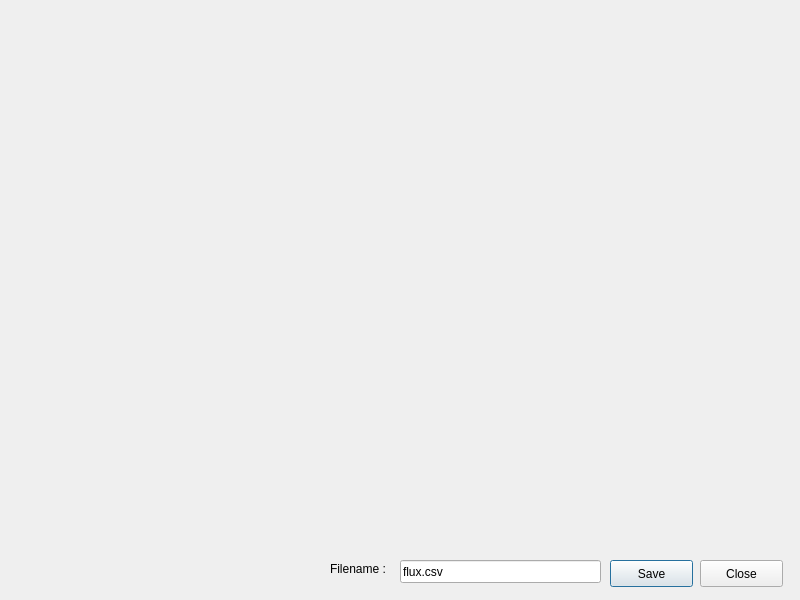
<?xml version="1.0" encoding="UTF-8"?>
<ui version="4.0">
 <class>SpectralAnalysis</class>
 <widget class="QDialog" name="SpectralAnalysis">
  <property name="geometry">
   <rect>
    <x>0</x>
    <y>0</y>
    <width>800</width>
    <height>600</height>
   </rect>
  </property>
  <property name="windowTitle">
   <string>Spectral Power Flux</string>
  </property>
  <property name="windowIcon">
   <iconset>
    <normaloff>:/QRap/Spectral.png</normaloff>:/QRap/Spectral.png</iconset>
  </property>
  <widget class="QwtPlot" name="qwtPlot">
   <property name="geometry">
    <rect>
     <x>10</x>
     <y>10</y>
     <width>781</width>
     <height>521</height>
    </rect>
   </property>
  </widget>
  <widget class="QPushButton" name="pushClose">
   <property name="geometry">
    <rect>
     <x>700</x>
     <y>560</y>
     <width>83</width>
     <height>27</height>
    </rect>
   </property>
   <property name="text">
    <string>Close</string>
   </property>
   <property name="autoDefault">
    <bool>false</bool>
   </property>
  </widget>
  <widget class="QPushButton" name="pushSave">
   <property name="geometry">
    <rect>
     <x>610</x>
     <y>560</y>
     <width>83</width>
     <height>27</height>
    </rect>
   </property>
   <property name="text">
    <string>Save</string>
   </property>
   <property name="default">
    <bool>true</bool>
   </property>
  </widget>
  <widget class="QLineEdit" name="lineFilename">
   <property name="geometry">
    <rect>
     <x>400</x>
     <y>560</y>
     <width>201</width>
     <height>23</height>
    </rect>
   </property>
   <property name="text">
    <string>flux.csv</string>
   </property>
  </widget>
  <widget class="QLabel" name="lblFilename">
   <property name="geometry">
    <rect>
     <x>330</x>
     <y>560</y>
     <width>63</width>
     <height>18</height>
    </rect>
   </property>
   <property name="text">
    <string>Filename :</string>
   </property>
  </widget>
 </widget>
 <customwidgets>
  <customwidget>
   <class>QwtPlot</class>
   <extends>QFrame</extends>
   <header>qwt_plot.h</header>
  </customwidget>
 </customwidgets>
 <resources>
  <include location="../qrap.qrc"/>
  <include location="../QRap.qrc"/>
 </resources>
 <connections/>
</ui>
